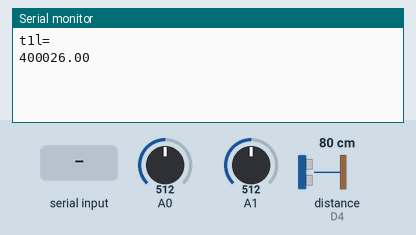
The sketch below on a simulated Arduino Zero (SAMD21). On the bench: the last lines printed to the serial monitor. The test bench sets the inputs (shaded band); at power-on: A0 = 512, A1 = 512, distance to the obstacle (sensor on D4) 80 cm (analog values on the 0–1023 scale). The echo pulse lasts 58.3 µs per cm.

Above: at 1.6 s.
1.7 s: "m\n" received over the second serial link
At 2.3 s:
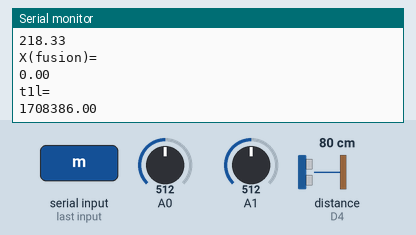
3.2 s: "90,45\n" received over the second serial link
At 4.6 s:
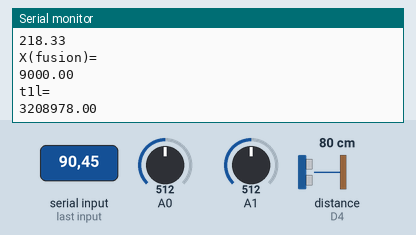
Timing chart, 0 to 6.2 s (numbered marks = the images above; inputs shaded):
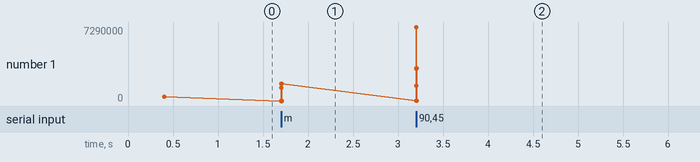

Measured:
- after the input at 1.7 s, the serial monitor: prints a new line at once (image 1)
- after the input at 3.2 s, the serial monitor: prints a new line at once (image 2)
- plotted number 1: 400026 → 1708386 after the input at 1.7 s, 1708386 → 3208978 after the input at 3.2 s

The sketch:

AEB4.ino
```cpp
////IN THE NAME OF ALLAH THE BEST CREATOR
//// ** fusion System  ** /////
/// *** BY Mohammad hasan Aghanoori _ 9302274 *** ///
// **** CREATED  1395.10.15 , 15:30 ****//
//*****Edited 1395.10.15***9:21///

#include "Laser_sensing.h"
#include "UltraSonic_sensing.h"
#include "InfraRed_sensing.h"
#include "Fusion_EWA.h"

void setup(void)
{
UltraSonic_sensing_SetupFunction ();
InfraRed_sensing_SetupFunction ();
Laser_sensing_SetupFunction();
Fusion_EWA_SetupFunction ();
}

void loop() {
Laser_sensing_LoopFunction();
InfraRed_sensing_LoopFunction ();
UltraSonic_sensing_LoopFunction ();
Fusion_EWA_LoopFunction ();
Serial.println("X(LASER)=");
Serial.println(num);

Serial.println("X(ultrasound)=");
Serial.println(mu1);


Serial.println("X(infrared)=");
Serial.println(cm);

Serial.println("X(fusion)=");
Serial.println(f);


}
```

Fusion_EWA.h
```cpp
/* In The Name Of ALLAH
FUSION CODE
 */
//************************************************************************************* PreSetup
float v_rel,TTC,T_h,f_old;
#define sensorPin 0

#define CNT 10
//************************************************************************************* Setup Function
void Fusion_EWA_SetupFunction ()
{
}

//*************************************************************************************Loop Function
void Fusion_EWA_LoopFunction ()
{
////state 1 for fusion by EWA
if (num < 100) {
  if (mu1 < 100) {
    f = pow((var_laser + var_ultrasonic1),-1)*(var_laser*mu1)+(var_ultrasonic1*num);
    Serial.println("fusion_under100=");
    Serial.println(f);
                }
               }
////state 2
 if (num < 500){
  if (mu1 < 500 ){
   if (cm < 500 ){
    if ( num > 100){
      if ( mu1 > 100){
        if( cm > 100){
          f = pow((var_laser + var_ultrasonic1),-1)*(var_laser*mu1)+(var_ultrasonic1*num);
          //f = (num*0.5)+(mu*0.35)+ ( cm*0.15);
          v_rel=(f-f_old)/50;
          TTC=f/v_rel;

          //T_h=f/v_h;
          Serial.println("fusion_under400=");
          Serial.println(f);
          f_old=f;
                     }
                    }
                   }
                  }
                 }
                }
//// state 3
if ( num > 500 ){
   if( cm > 400 ){
     f = (num*0.9)+( cm*0.1);
     Serial.println("f");
     Serial.println(f);
                 }
                }
//// state 4
if ( num < 100 ){
  if ( mu1 < 100 ){
    if ( cm > 100){
      f = (num*0.6)+(mu1*0.4);
      Serial.println("f");
      Serial.println(f);
                  }
                 }
                }
////
else f = num;
Serial.println(f);
}
```

InfraRed_sensing.h
```cpp
/* In The Name Of ALLAH
IR CODE
 */
//************************************************************************************* PreSetup
#define sensorPin 0
#define CNT 10
int ir_index = 0;float ir_data[CNT];
float proxSens = 0;
float volts = 0;
float var_ir = 0, mng_ir = 0;
float cm;
float t1i,t2i,ti;
//************************************************************************************* Setup Function
void InfraRed_sensing_SetupFunction ()
{
 //initialize serial communications at 115200 bps
    Serial.begin(115200);
}

//*************************************************************************************Loop Function
void InfraRed_sensing_LoopFunction ()
{
      t1i=micros();
      Serial.println("t1i=");
      Serial.println(t1i);
      proxSens = analogRead(0);
      analogReadResolution(12);
      proxSens = analogRead(0);
      volts = ((float)proxSens * 3.3) /4095;
      cm=(1000/7)*(1/(volts-(15/14)));
      ir_data[ir_index]= cm;//meghdare ir ra dar yek derye in matrix gharar midahad
      ir_index ++;// ba har bar ejra meghdare ir dar derayeye badi gharar migirad
      if (ir_index > CNT-1) ir_index=0;//agar dadeha bishtar az meghdare CNT shod az avval

      for (n = 0  ; n < CNT ; n++)mng_ir += ir_data[n];//sum data
      mng_ir = mng_ir / CNT;// devide to cnt
      for (n = 0  ; n < CNT ; n++)var_ir += pow((mng_ir - ir_data[n]), 2);// variancer
      var_ir = var_ir / CNT;//var totally
      Serial.println("mng_ir=");
      Serial.println(mng_ir);
      Serial.println("var_ir=");
      Serial.println(var_ir);
      Serial.println("cm=");
      Serial.println(cm);
      Serial.println("\r\n");
      //delay(1000);
      t2i=micros();
      Serial.println("t2i=");
      Serial.println(t2i);
      ti=t2i-t1i;
      Serial.println("ti=");
      Serial.println(ti);


}
```

Laser_sensing.h
```cpp
/* In The Name Of ALLAH
LASER CODE
 */
//************************************************************************************* PreSetup
#define CNT 10
int laser_index = 0;float laser_data[CNT];
float f;long n = 0;
float var_laser = 0, mng_laser = 0;
float num;
float t1l,t2l,tl;
//************************************************************************************* Setup Function
void Laser_sensing_SetupFunction ()
{
    Serial.begin(115200);
    Serial2.begin(115200); //Opens the virtual serial port with a baud of 115200
    delay(100);
    Serial2.write("C");
    delay(100);
    Serial2.write("O");
    delay(100);
    Serial2.write("V");
    delay(100);
}

//*************************************************************************************Loop Function
void Laser_sensing_LoopFunction ()
{
      t1l=micros();
      Serial.println("t1l=");
      Serial.println(t1l);
      String laserOut = "";

      char buffer;
      int i;
      float tl;
      //Serial.print("Distance(m): ");
      do
      {
        if(Serial2.available() > 0)
        {
          buffer = Serial2.read();// data a dar yek buffer zakhire mishvand
          laserOut += buffer;// sepas dar string kenare ham miayand ta betavanim process konim
          //Serial.print(buffer);//check kardane inke in kar dorost mishavad ya na
        }
      }
      while(buffer != '\n');
      i = laserOut.indexOf("m");// jayee ke m vojood darad ra peda kon
      laserOut.remove(i);///  az bade m hazf mikond
      i = laserOut.lastIndexOf(" ");// jayee ke m vojood darad ra peda kon
      laserOut.remove(0, i + 1);//az ghble fasele hazf mikond
      num = laserOut.toFloat();// convert string to float
      num=num*100;
      Serial.println("num=");
      Serial.println(num);
      laser_data[laser_index]= num;//meghdare laser ra dar yek derye in matrix gharar midahad
      laser_index ++;// ba har bar ejra meghdare laser dar derayeye badi gharar migirad
      if (laser_index > CNT-1) laser_index=0;//agar dadeha bishtar az meghdare CNT shod az avval
      for (n = 0  ; n < CNT ; n++)mng_laser += laser_data[n];//sum data
      mng_laser = (mng_laser) / (CNT);// devide to cnt
      for (n = 0  ; n < CNT ; n++)var_laser += pow((mng_laser - laser_data[n]), 2);// variancer
      var_laser = var_laser / (CNT);//var totally
      Serial.println("mng_laser=");
      Serial.println(mng_laser);
      Serial.println("var_laser=");
      Serial.println(var_laser);
      //delay(1000);
      t2l=micros();
      Serial.println("t2l=");
      Serial.println(t2l);
      tl=abs(t2l-t1l);
      Serial.println("tl=");
      Serial.println(tl);

}
```

UltraSonic_sensing.h
```cpp
/* In The Name Of ALLAH
ULTRASONICs CODE
 */
//************************************************************************************* PreSetup
#define CNT 10
int ultrasonic1_index = 0;float ultrasonic1_data[CNT];
float var_ultrasonic1 = 0, mng_ultrasonic1 = 0;
////us parameters///
const byte pinTRIG = 5;///triger pin of 1st ultrasonic sensor
const byte pinECHO = 4;///echo pin of 1st ultrasonic sensor
float mu1;
long duration, distanceIn;
float t1u,t2u,tu;
float temp = 20;
float volts2,proxSens2,V;
//************************************************************************************* Setup Function
void UltraSonic_sensing_SetupFunction ()
{
    Serial.begin(115200);
    pinMode(5,OUTPUT);
    pinMode(4,INPUT);
}

//*************************************************************************************Loop Function
void UltraSonic_sensing_LoopFunction ()
{

  proxSens2 = analogRead(1);
  analogReadResolution(12);
  volts2 = ((float)proxSens2 * 3.3) /4095;
  temp = volts2 * 100;
  Serial.println("temp=");
  Serial.println(temp);

  t1u = millis();
  Serial.println("t1u=");
  Serial.println(t1u);
  // Give a short LOW pulse beforehand to ensure a clean HIGH pulse:
  digitalWrite(5, LOW);
  delayMicroseconds(10);
  digitalWrite(5, HIGH);
  delayMicroseconds(10);
  digitalWrite(5, LOW);
  duration = pulseIn(4, HIGH);
  Serial.println("duration=");
  Serial.println(duration);
  // convert the time into a distance
  if (abs(temp - 20) < 35) {
    //mu1 = duration / 29.1 / 2 ;
    mu1=(duration * 352) / (2*10000);
  }
  else
  {
    V = (0.6 * temp) + 331 ;
    mu1 = (duration * V ) / (2*10000);
    Serial.println("different temp");
  }

  if (mu1  <= 0) {
    Serial.println("Out of range");
  }
  else {
    Serial.println("mu1=");
    Serial.println(mu1);
  }
  ultrasonic1_data[ultrasonic1_index] = mu1; //meghdare ultrasonic1 ra dar yek derye in matrix gharar midahad
  ultrasonic1_index ++;// ba har bar ejra meghdare ultrasonic1 dar derayeye badi gharar migirad
  if (ultrasonic1_index > CNT - 1) ultrasonic1_index = 0; //agar dadeha bishtar az meghdare CNT shod az avval
  for (n = 0  ; n < CNT ; n++)mng_ultrasonic1 += ultrasonic1_data[n];//sum data
  mng_ultrasonic1 = mng_ultrasonic1 / CNT;// devide to cnt
  for (n = 0  ; n < CNT ; n++)var_ultrasonic1 += pow((mng_ultrasonic1 - ultrasonic1_data[n]), 2);// variancer
  var_ultrasonic1 = var_ultrasonic1 / CNT;//var totally
  Serial.println("mng_ultrasonic1=");
  Serial.println(mng_ultrasonic1);
  Serial.println("var_ultrasonic1=");
  Serial.println(var_ultrasonic1);
  t2u = millis();
  Serial.println("t2u=");
  Serial.println(t2u);
  tu = t2u - t1u;
  Serial.println("tu=");
  Serial.println(tu);
}
/////////////////////////////////////////////////////////////////////////////////////////////////
float microsecondsToCentimeters(long microseconds)
{
  // The speed of sound is 340 m/s or 29 microseconds per centimeter.
  // The ping travels out and back, so to find the distance of the
  // object we take half of the distance travelled.
  return microseconds / 29.0 / 2.0;
}
```
